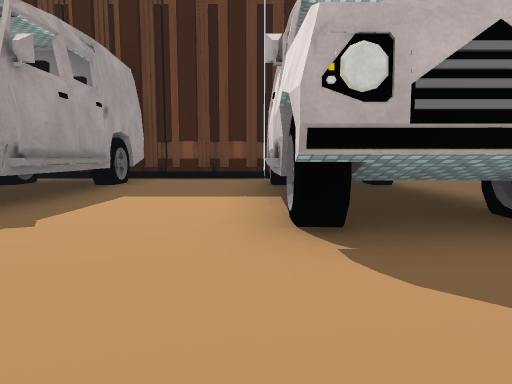
View 1 (above)

22 first-person views from a walk through a scene from a Unity 3-D project. The camera is 1.2 m above the floor, tilts 6° down and sees 75° across. The floor is counted in squares, 2.37 m on a side. Each view is taken from the middle of a square. On the plan, view 1 faces up. The plan holds only what a view shows up to about 9 squares ahead; the rest is blank. The place goes on beyond the plan. The player is left out. Some animated figures are left out. Some surface patterns are stand-ins.

View 2
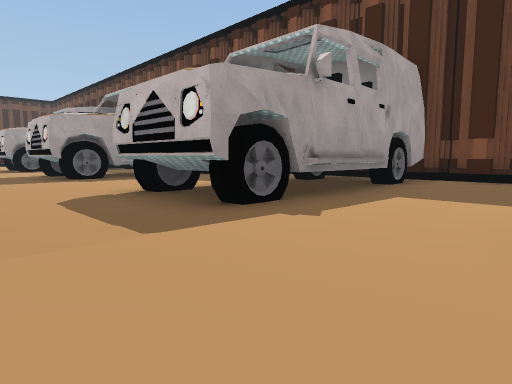

View 3
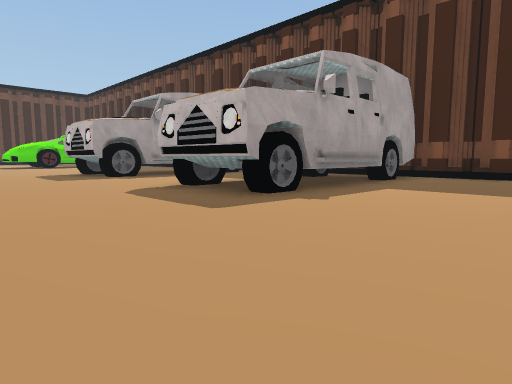

View 4
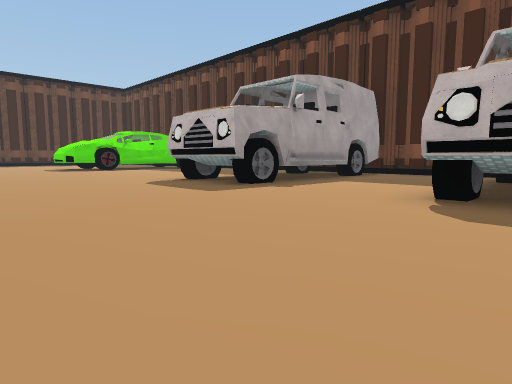

View 5
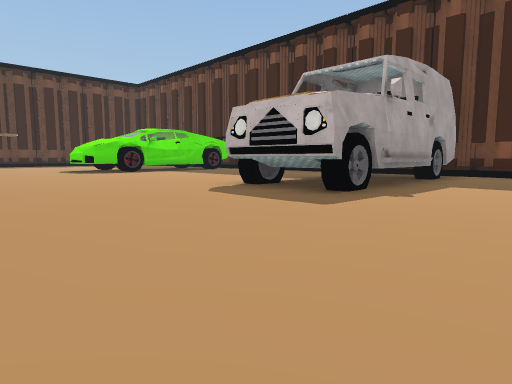

View 6
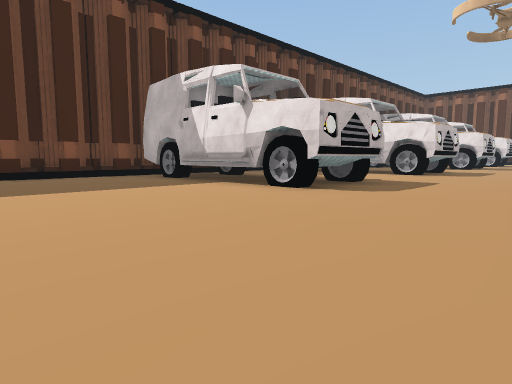

View 7
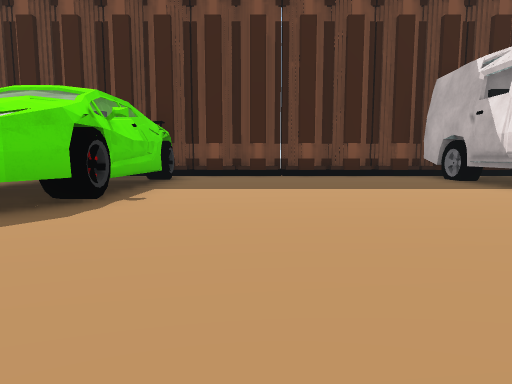

View 8
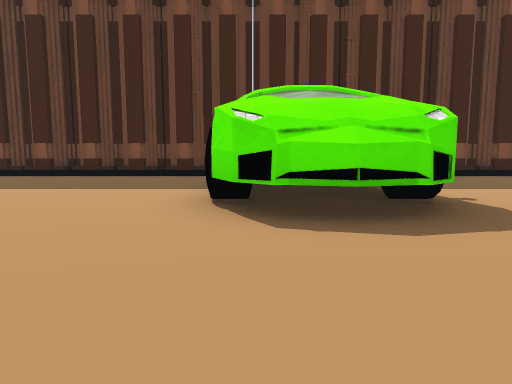

View 9
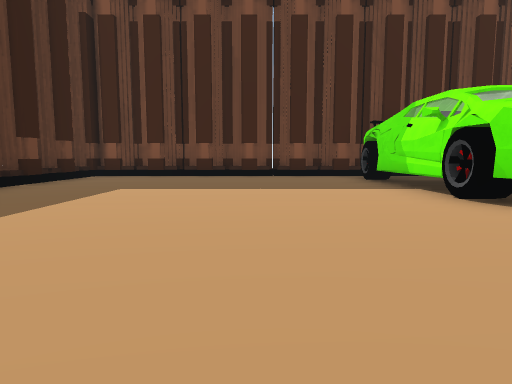

View 10
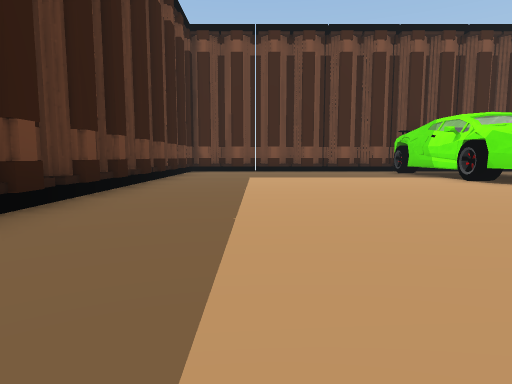

View 11
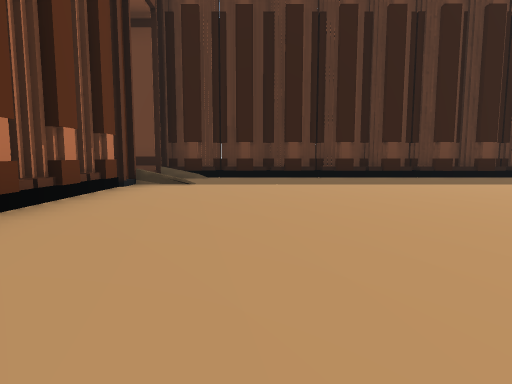

View 12
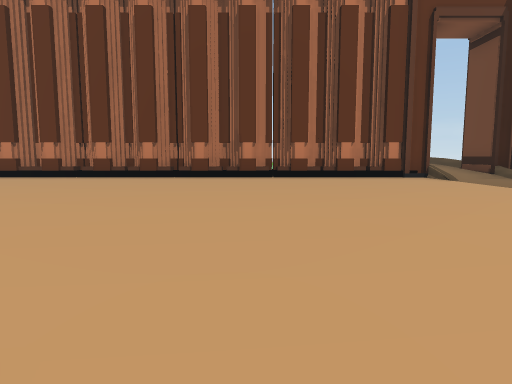

View 13
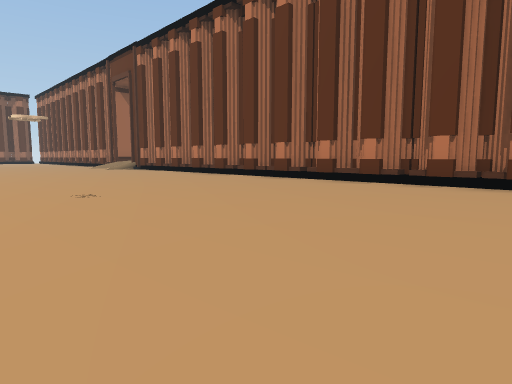

View 14
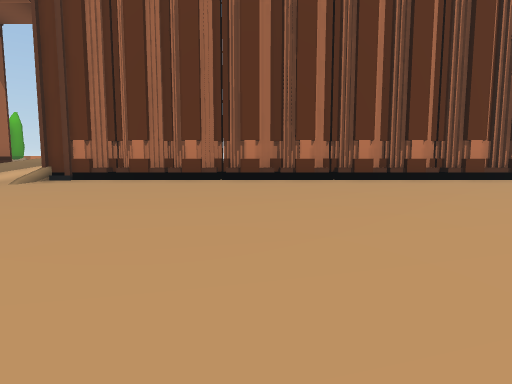

View 15
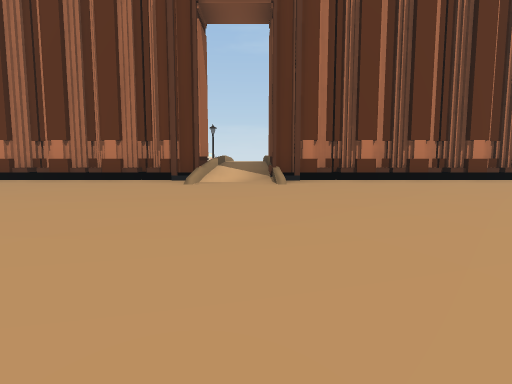

View 16
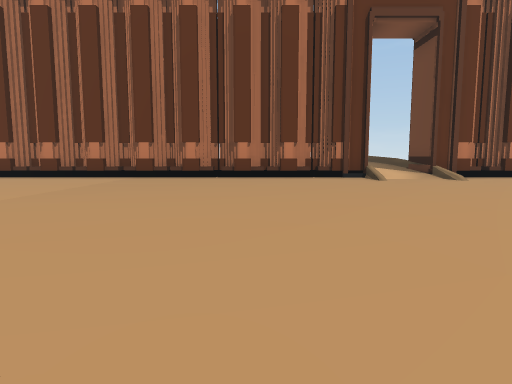

View 17
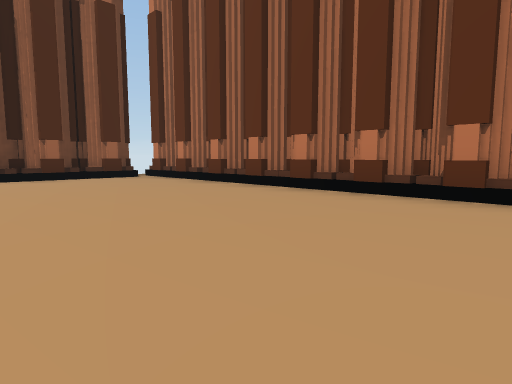

View 18
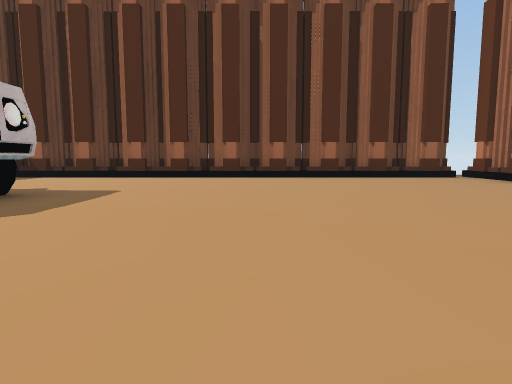

View 19
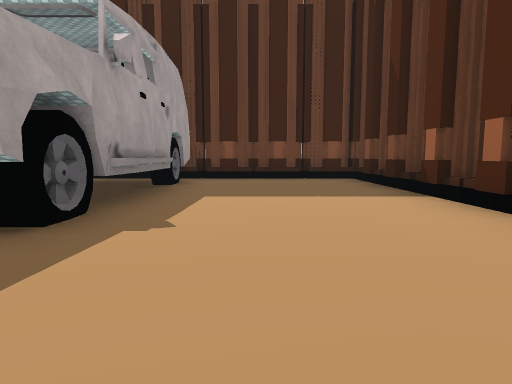

View 20
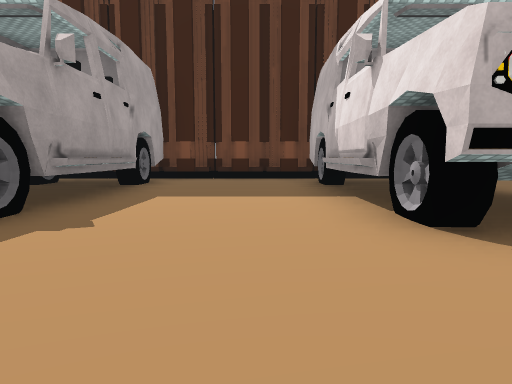

View 21
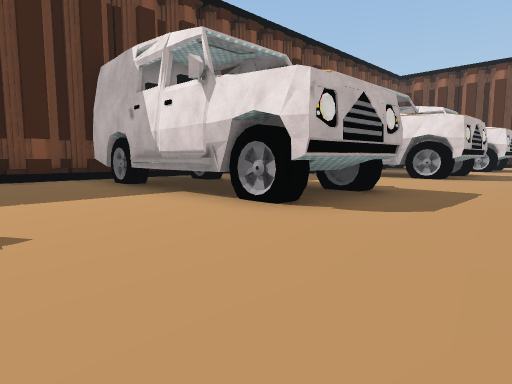

View 22
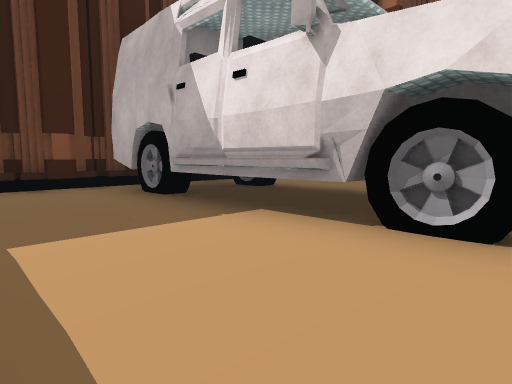

### Floor plan
Key: @ floor where view 1 was taken; # wall or solid block; . main floor; : floor 0.75 m higher than the main floor; / step, stairs or slope; ^ raised ledge; W wheel; T thing the floor can be seen under or through.
Columns run from 32 left of view 1 to 7 right of it. Each row starts with its distance up from view 1.
  8 ##:##########:#####:##########:####:####
  7 #.......###......##...###...##...##....#
  6 #.......W W.....W#W...W W..W#W..W#W....#
  5 #.......###......##...###..###...TT....#
  4 #.......###......##...###..###...TT....#
  3 #.......W^W......WW...W#W..W#W..WTW....#
  2 #.......##.......##...###...##...T#....#
  1 #......................................#
  0 #...............................@......#
 -1 #......................................#
 -2 #......................................#
 -3 #......................................#
 -4 #......................................#
 -5 #......................................#
 -6 ##//...................///.............#
 -7  #/####################//##############
 -8                        //

Where each view was taken, in squares from view 1:
view 1: 0 up, 0 right, facing up
view 2: 0 up, 0 right, facing up-left
view 3: 1 down, 5 left, facing up-left
view 4: 2 down, 9 left, facing up-left
view 5: 2 down, 11 left, facing up-left
view 6: 1 down, 20 left, facing up-right
view 7: 1 down, 20 left, facing up
view 8: 1 down, 24 left, facing up
view 9: 1 down, 27 left, facing up
view 10: 4 down, 29 left, facing up
view 11: 4 down, 23 left, facing left
view 12: 2 up, 25 left, facing down
view 13: 0 up, 23 left, facing down-right
view 14: 1 up, 14 left, facing down
view 15: 1 up, 9 left, facing down
view 16: 2 up, 5 left, facing down
view 17: 2 down, 2 left, facing down-right
view 18: 1 down, 2 left, facing right
view 19: 0 up, 4 right, facing up
view 20: 0 up, 6 left, facing up
view 21: 0 up, 13 left, facing up-right
view 22: 2 up, 2 left, facing up-right
